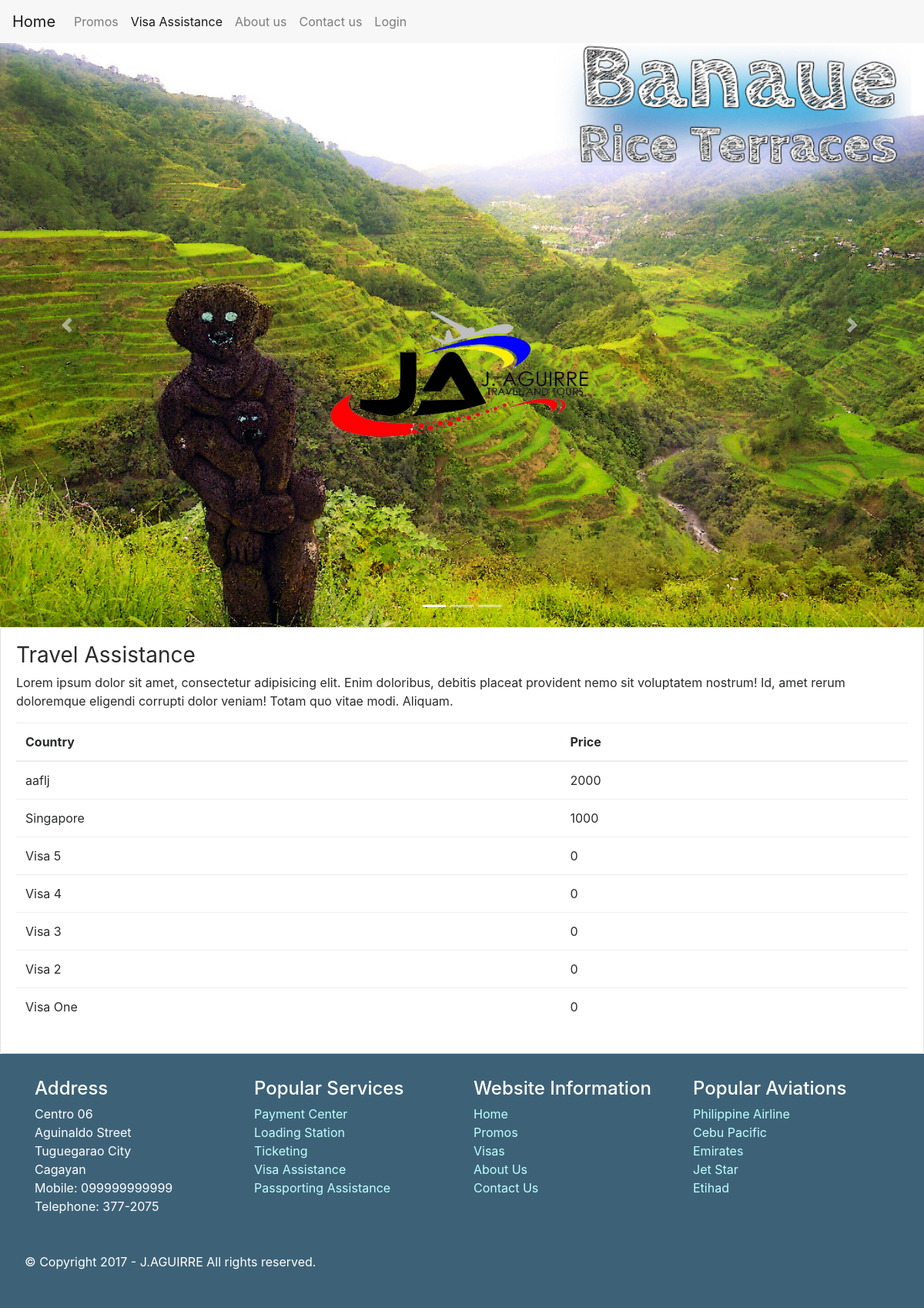
/index.php/index/visas, run on the app's committed database.
### tables this page shows
CREATE TABLE `tbl_visas` (
  `visa_id` bigint(20) NOT NULL AUTO_INCREMENT,
  `visa_title` text,
  `visa_price` double DEFAULT '0',
  `visa_content` longtext,
  `visa_thumbnail_id` bigint(20) DEFAULT NULL,
  `visa_created_date` datetime DEFAULT CURRENT_TIMESTAMP,
  `visa_created_by` bigint(20) DEFAULT '0',
  `visa_edited_date` datetime DEFAULT CURRENT_TIMESTAMP ON UPDATE CURRENT_TIMESTAMP,
  `visa_edited_by` bigint(20) DEFAULT '0',
  `visa_is_active` tinyint(1) DEFAULT '1',
  PRIMARY KEY (`visa_id`)
);

CREATE TABLE `tbl_config` (
  `conf_id` int(11) NOT NULL AUTO_INCREMENT,
  `conf_site_name` varchar(255) DEFAULT 'Sample Website',
  `conf_site_description` text,
  `conf_featured_message` text,
  `conf_about` text,
  `conf_contact_info` varchar(55) DEFAULT NULL,
  `conf_copyright_message` text,
  `conf_edited_date` datetime DEFAULT CURRENT_TIMESTAMP ON UPDATE CURRENT_TIMESTAMP,
  `conf_edited_by` bigint(20) DEFAULT '0',
  PRIMARY KEY (`conf_id`)
);

### application/controllers/Index.php (called while the page is built, shortened)
<?php
class Index extends CI_Controller {
	public function __construct() {
		$this->load->library( array('user_security', 'page_actions') );
		$this->load->helper( array( 'url' ) );
		$this->load->helper( array( 'url', 'html' ) );
		$this->load->database();
		$this->load->model('Media_model', 'media_mdl');
		$this->load->model('Config_model', 'config_mdl');
	}
	public function visas() {
		$this->load->model('Visa_model', 'visa_mdl');
		$data['visa_lists'] = $this->visa_mdl->get_datas();
		$data['config_metadatas'] = $this->config_mdl->get_config_settings();
		$this->load->view('header', $data);
		$this->load->view('Navbar_home');
		$this->load->view('Visa_view');
		$this->load->view('footer_home');
	}
}
?>

### index.php (called while the page is built, shortened)
<?php
require_once BASEPATH.'core/CodeIgniter.php';

### application/models/Visa_model.php (called while the page is built, shortened)
<?php
class Visa_model extends CI_Model {
	public function get_datas( $params = null ) {
		$status_param = is_array($params) && array_key_exists('status', $params) ? $params['status'] : true;
		$order_by = is_array($params) && array_key_exists('order_by', $params) ? $params['order_by'] : 'visa_created_date';
		$order = is_array($params) && array_key_exists('order', $params) ? $params['order'] : 'DESC';
		$limit = is_array($params) && array_key_exists('limit', $params) ? $params['limit'] : 10;
		$this->db->select('visa_id, visa_title, visa_price, visa_content, visa_thumbnail_id, visa_created_date, visa_created_by, visa_edited_date, visa_edited_by');
		$this->db->order_by($order_by, $order);
		$this->db->limit($limit);
		$query = $this->db->get_where( 'tbl_visas', array('visa_is_active' => $status_param) );
		if ($query) {
			if ($query->num_rows() > 0) {
				return $query->result();
			}
		}
		return false;
	}
}
?>

### application/models/Config_model.php (called while the page is built, shortened)
<?php
class Config_model extends CI_Model {
	public function get_config_settings($params = null) {
		$this->db->select('conf_id, conf_site_name, conf_site_description, conf_featured_message, conf_about, conf_contact_info, conf_copyright_message, conf_edited_date, conf_edited_by');
		$this->db->order_by('conf_edited_date', 'DESC');
		$query = $this->db->get('tbl_config', 1);
		if ($query) {
			if ($query->num_rows() > 0) {
				return $query->row();
			}
		}
		return false;
	}
}
?>

### application/views/Visa_view.php (the view, shortened to what this page needs)
<div class="travel-visa">
	<div class="card">
		<div class="card-block">
			<h3><b>Travel Assistance</b></h3>
			<p>Lorem ipsum dolor sit amet, consectetur adipisicing elit. Enim doloribus, debitis placeat provident nemo sit voluptatem nostrum! Id, amet rerum doloremque eligendi corrupti dolor veniam! Totam quo vitae modi. Aliquam.</p>
			<table class="table">
				<thead>
					<tr>
						<th>Country</th>
						<th>Price</th>
					</tr>
				</thead>
				<tbody>
<?php
			if ( $visa_lists ):
				$index = 1;
				foreach ($visa_lists as $value):
					$visa_id = $value->visa_id;
?>
					<tr data-index="<?php echo $index ?>" data-id="<?php echo $visa_id ?>">
						<td><?php echo $value->visa_title ?></td>
						<td><?php echo $value->visa_price ?></td>
					</tr>
<?php
					$index++;
				endforeach;
			endif;
?>
				</tbody>
			</table>
		</div>
	</div>
</div>

### application/views/Footer_home.php (shortened to what this page needs)
<?php
$copyright_message = $config_metadatas != false ? $config_metadatas->conf_copyright_message : '© Copyright 2017 - J.AGUIRRE All rights reserved.';
$contact_info = $config_metadatas != false ? $config_metadatas->conf_contact_info : 'xxxxxxxxxxx';
?>
		<div class="travel-footer">
			<footer class="mainfooter" role="contentinfo">
				<div class="footer-middle">
					<div class="container">
						<div class="row">
							<div class="col-md-3 col-sm-6">
								<div class="footer-pad">
									<h4>Address</h4>
									<address>
										<ul class="list-unstyled">
											<li>
												Centro 06<br>
												Aguinaldo Street<br>
												Tuguegarao City<br>
												Cagayan<br>
											</li>
											<li>
												Mobile: <?php echo $contact_info ?>
											</li>
											<li>
												Telephone: 377-2075
											</li>
										</ul>
									</address>
								</div>
							</div>
							<div class="col-md-3 col-sm-6">
								<div class="footer-pad">
									<h4>Popular Services</h4>
									<ul class="list-unstyled">
										<li><a href="#">Payment Center</a></li>
										<li><a href="#">Loading Station</a></li>
										<li><a href="#">Ticketing</a></li>
										<li><a href="#">Visa Assistance</a></li>
										<li><a href="#">Passporting Assistance</a></li>
									</ul>
								</div>
							</div>
							<div class="col-md-3 col-sm-6">
								<div class="footer-pad">
									<h4>Website Information</h4>
									<ul class="list-unstyled">
										<li><a href="#">Home</a></li>
										<li><a href="#">Promos</a></li>
										<li><a href="#">Visas</a></li>
										<li><a href="#">About Us</a></li>
										<li><a href="#">Contact Us</a></li>
									</ul>
								</div>
							</div>
							<div class="col-md-3 col-sm-6">
								<div class="footer-pad">
									<h4>Popular Aviations</h4>
									<ul class="list-unstyled">
										<li><a href="#">Philippine Airline</a></li>
										<li><a href="#">Cebu Pacific</a></li>
										<li><a href="#">Emirates</a></li>
										<li><a href="#">Jet Star</a></li>
										<li><a href="#">Etihad</a></li>
									</ul>
								</div>
							</div>
						</div>
					</div>
				</div>
				<div class="footer-bottom">
					<div class="container">
						<div class="row">
							<div class="col-xs-12">
								<p class="text-xs-center"><?php echo $copyright_message ?></p>
							</div>
						</div>
					</div>
				</div>
			</footer>
		</div>
	</div>
</body>
</html>

### data on the page
tbl_visas: visa_title "aaflj", visa_price "2000"
tbl_visas: visa_title "Singapore", visa_price "1000"
tbl_visas: visa_title "Visa 5", visa_price "0"
tbl_visas: visa_title "Visa 4", visa_price "0"
tbl_visas: visa_title "Visa 3", visa_price "0"
tbl_visas: visa_title "Visa 2", visa_price "0"
tbl_visas: visa_title "Visa One", visa_price "0"
tbl_config: conf_contact_info "099999999999", conf_copyright_message "© Copyright 2017 - J.AGUIRRE All rights reserved."
